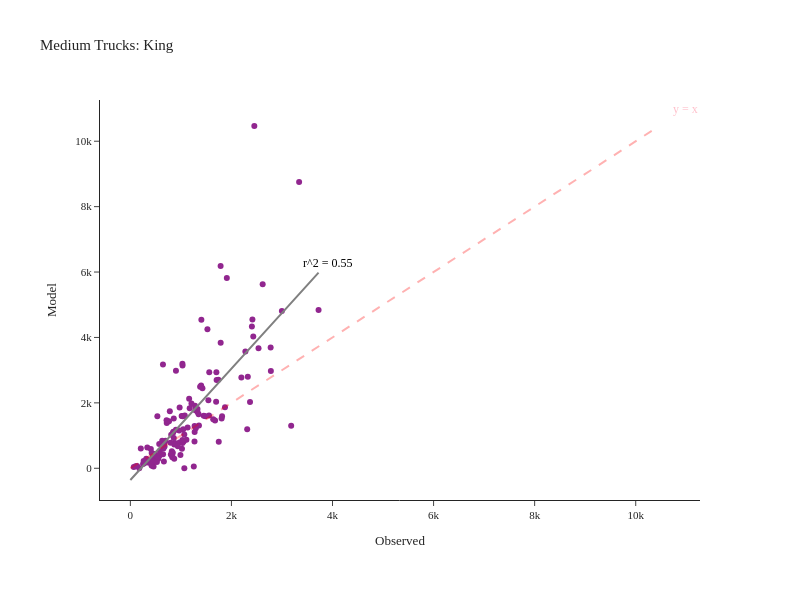

The code cell stored with this chart in its notebook:
### Code cell
fig = create_truck_chart(df_daily_med, 'Medium', 'King')
fig.show()

### Figure 1 — Plotly figure (JSON) as saved in the notebook; plotly's stock layout.template omitted (floating-point values rounded to 4 significant figures; data arrays with more than 128 entries replaced by an {"elided": "..."} marker saying what was removed)
{"data": [{"customdata": {"elided": "132x2 str values"}, "hovertemplate": "Observed=%{x}<br>Model=%{y}<br>location=%{customdata[0]}<br>County=%{customdata[1]}<extra></extra>", "legendgroup": "", "line": {"color": "Grey", "width": 2}, "marker": {"color": "#91268F", "symbol": "circle"}, "mode": "markers", "name": "", "orientation": "v", "showlegend": false, "type": "scatter", "x": {"elided": "132 int values"}, "xaxis": "x", "y": {"elided": "132 int values"}, "yaxis": "y"}, {"hovertemplate": "Observed=%{x}<br>Model=%{y}<extra></extra>", "legendgroup": "", "line": {"color": "Grey", "dash": "solid", "width": 2}, "marker": {"symbol": "circle"}, "mode": "lines", "name": "", "orientation": "v", "showlegend": false, "type": "scatter", "x": [0.0, 37.62, 75.23, 112.8, 150.5, 188.1, 225.7, 263.3, 300.9, 338.5, 376.2, 413.8, 451.4, 489.0, 526.6, 564.2, 601.9, 639.5, 677.1, 714.7, 752.3, 789.9, 827.6, 865.2, 902.8, 940.4, 978.0, 1016.0, 1053.0, 1091.0, 1128.0, 1166.0, 1204.0, 1241.0, 1279.0, 1317.0, 1354.0, 1392.0, 1429.0, 1467.0, 1505.0, 1542.0, 1580.0, 1617.0, 1655.0, 1693.0, 1730.0, 1768.0, 1806.0, 1843.0, 1881.0, 1918.0, 1956.0, 1994.0, 2031.0, 2069.0, 2107.0, 2144.0, 2182.0, 2219.0, 2257.0, 2295.0, 2332.0, 2370.0, 2407.0, 2445.0, 2483.0, 2520.0, 2558.0, 2596.0, 2633.0, 2671.0, 2708.0, 2746.0, 2784.0, 2821.0, 2859.0, 2896.0, 2934.0, 2972.0, 3009.0, 3047.0, 3085.0, 3122.0, 3160.0, 3197.0, 3235.0, 3273.0, 3310.0, 3348.0, 3385.0, 3423.0, 3461.0, 3498.0, 3536.0, 3574.0, 3611.0, 3649.0, 3686.0, 3724.0], "xaxis": "x", "y": [-358.7, -294.7, -230.6, -166.6, -102.6, -38.54, 25.49, 89.53, 153.6, 217.6, 281.6, 345.7, 409.7, 473.7, 537.8, 601.8, 665.8, 729.9, 793.9, 858.0, 922.0, 986.0, 1050.0, 1114.0, 1178.0, 1242.0, 1306.0, 1370.0, 1434.0, 1498.0, 1562.0, 1626.0, 1690.0, 1754.0, 1818.0, 1883.0, 1947.0, 2011.0, 2075.0, 2139.0, 2203.0, 2267.0, 2331.0, 2395.0, 2459.0, 2523.0, 2587.0, 2651.0, 2715.0, 2779.0, 2843.0, 2907.0, 2971.0, 3035.0, 3099.0, 3163.0, 3227.0, 3291.0, 3355.0, 3419.0, 3483.0, 3547.0, 3611.0, 3676.0, 3740.0, 3804.0, 3868.0, 3932.0, 3996.0, 4060.0, 4124.0, 4188.0, 4252.0, 4316.0, 4380.0, 4444.0, 4508.0, 4572.0, 4636.0, 4700.0, 4764.0, 4828.0, 4892.0, 4956.0, 5020.0, 5084.0, 5148.0, 5212.0, 5276.0, 5340.0, 5404.0, 5469.0, 5533.0, 5597.0, 5661.0, 5725.0, 5789.0, 5853.0, 5917.0, 5981.0], "yaxis": "y"}], "layout": {"annotations": [{"align": "right", "font": {"color": "pink", "size": 12}, "showarrow": false, "text": "y = x", "x": 10990.0, "y": 10990.0}, {"align": "right", "font": {"color": "black", "size": 12}, "showarrow": false, "text": "r^2 = 0.55", "x": 3910.0, "y": 6280.0}], "height": 600, "legend": {"tracegroupgap": 0}, "margin": {"b": 100, "l": 100, "r": 100, "t": 100}, "shapes": [{"line": {"color": "Red", "dash": "dash", "width": 2}, "type": "line", "x0": 0, "x1": 10462, "y0": 0, "y1": 10462}], "title": {"text": "Medium Trucks: King"}, "width": 800, "xaxis": {"anchor": "y", "domain": [0, 1], "title": {"text": "Observed"}}, "yaxis": {"anchor": "x", "domain": [0, 1], "title": {"text": "Model"}}}}
